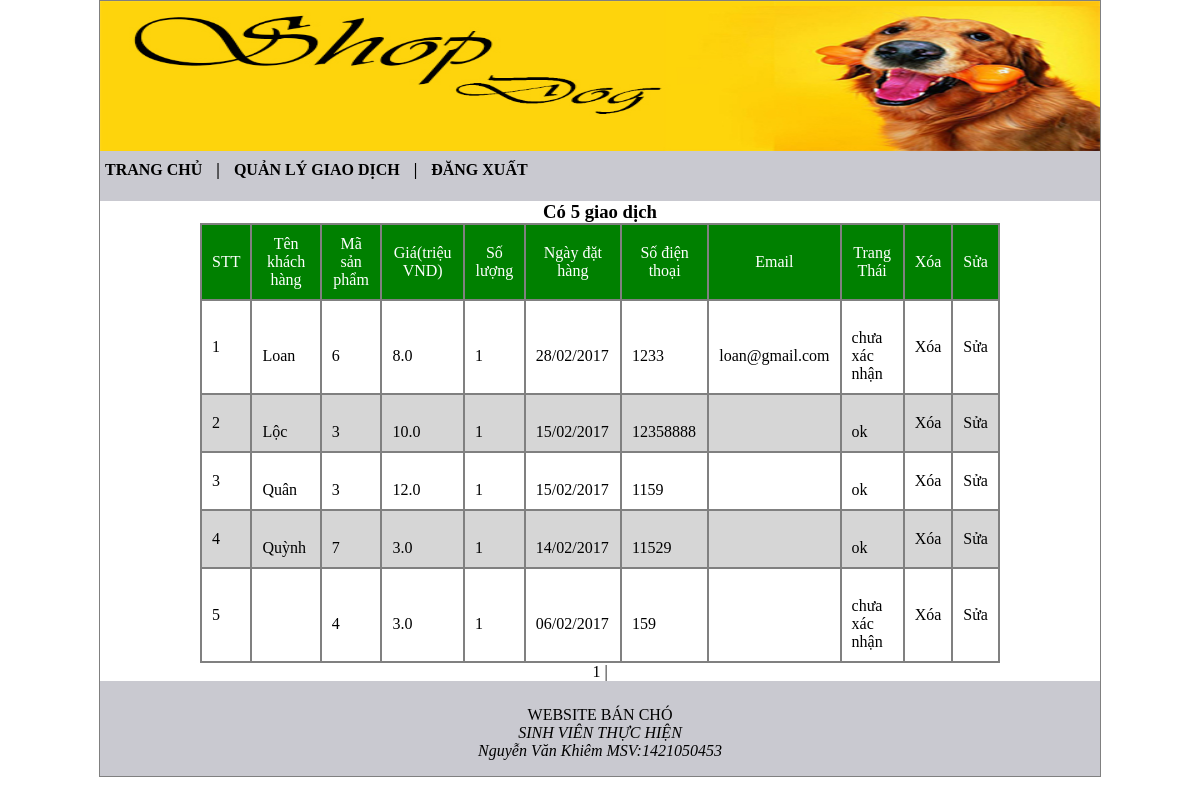
Page /admin1/giaodich.php (signed in) on the committed database.
### tables this page shows
CREATE TABLE `tbl_giaodich` (
  `ID` mediumint(9) NOT NULL,
  `id_sp` varchar(20) NOT NULL,
  `ngay_giaodich` date NOT NULL,
  `ten_khachhang` varchar(50) NOT NULL,
  `sdt` int(4) NOT NULL,
  `email` varchar(20) DEFAULT NULL,
  `trangthai` tinyint(4) NOT NULL,
  `gia` decimal(3,1) NOT NULL,
  `soluong` int(11) NOT NULL
);

### admin1/thuvien/giaodich/lietke_giaodich.php (the view, shortened to what this page needs)
<?php
	function lietke_gd($st_sql,$diachi)
	{
		include ("thuvien/config.php");
		$ketqua = mysqli_query($conn,$st_sql);
		@$sodong = mysqli_num_rows($ketqua);
		if(@$sodong >0)
		{
			$total_records=$sodong;
			$current_page = isset($_GET['page']) ? $_GET['page'] : 1;
			$limit = 10;
			$total_page = ceil($total_records / $limit);
			$start = ($current_page - 1) * $limit;
			$result = mysqli_query($conn, $st_sql." LIMIT $start, $limit");
				$i=1;
				echo "<center> <h3> Có $sodong giao dịch </h3></center> ";
				echo '<table class="sp">';
				echo '<tr class="rowhead">';
				echo'
						<td> STT</td>
						<td>Tên khách hàng</td>
						<td>Mã sản phẩm</td>
						<td>Giá(triệu VND)</td>
						<td>Số lượng</td>
						<td>Ngày đặt hàng</td>
						<td>Số điện thoại</td>
						<td>Email</td>
						<td>Trang Thái</td>
						<td>Xóa</td>
						<td>Sửa</td>
				';
				while ($row = mysqli_fetch_assoc($result))
				{
					$date_sql = $row["ngay_giaodich"];
					$date_vn = date("d/m/Y", strtotime($date_sql));
					$xacnhan ="chưa xác nhận";
					if($row["trangthai"]==1)
						$xacnhan ="ok";
					$rowClass = '"row1"';
					if($i%2==0)
						$rowClass='"row2"';
					echo '<tr class='.$rowClass.' >';
					echo'
							<td>'.$i.'</td>
							<td><br>'.$row["ten_khachhang"].'<br></td>
							<td><br>'.$row["id_sp"].'<br></td>
							<td><br>'.$row["gia"].'<br></td>
							<td><br>'.$row["soluong"].'<br></td>
							<td><br>'.$date_vn.'<br></td>
							<td><br>'.$row["sdt"].'<br></td>
							<td><br>'.$row["email"].'<br></td>
							<td><br>'.$xacnhan.'<br></td>
							<td>
								<a href ="thuvien/giaodich/xuly_xoagd.php?id='. $row['ID'].' "onclick="return confirmAction()">Xóa</a>
							</td>
							<td>
								<a href ="giaodich.php?hd=sua&id='. $row['ID'].' ">Sửa</a>
							</td>
					';
					echo '</tr>';
					$i++;
				}
				echo '</table>';
		}
		else
			{
				echo 'Không có kết quả';
			}
				echo "<center>";
            for ($i = 1; $i <= $total_page; $i++){
                if ($i == $current_page){
                    echo '<span>'.$i.'</span> | ';
                }
                else{
                    echo '<a href="'.$diachi.'?page='.$i.'">'.$i.'</a> | ';
                }
            }
			echo "</center>";
	}
?>

### admin1/css/style.css (style rules this page uses)
* { margin:0; padding:0; }
a { color:black; text-decoration:none; }

### admin1/css/style_content.css (style rules this page uses)
table.sp { margin:auto; width:800px; }
table.sp a { color:black; }
table.sp,tr,td { border:2px solid gray; border-collapse:collapse; }
.rowhead { text-align:center; background-color:green; color:white; height: 35px; }
td { padding:10px; }
.row1 { background-color:white; }
.row2 { background-color:#d6d6d6; }

### rows in the picture
tbl_giaodich: ten_khachhang "Loan", id_sp "6", gia "8.0", soluong "1", ngay_giaodich "28/02/2017", sdt "1233", email "loan@gmail.com", xacnhan "chưa xác nhận"
tbl_giaodich: ten_khachhang "Lộc", id_sp "3", gia "10.0", soluong "1", ngay_giaodich "15/02/2017", sdt "12358888", trangthai "ok"
tbl_giaodich: ten_khachhang "Quân", id_sp "3", gia "12.0", soluong "1", ngay_giaodich "15/02/2017", sdt "1159", trangthai "ok"
tbl_giaodich: ten_khachhang "Quỳnh", id_sp "7", gia "3.0", soluong "1", ngay_giaodich "14/02/2017", sdt "11529", trangthai "ok"
tbl_giaodich: id_sp "4", gia "3.0", soluong "1", ngay_giaodich "06/02/2017", sdt "159", xacnhan "chưa xác nhận"

### other values in the picture
$sodong "5"
